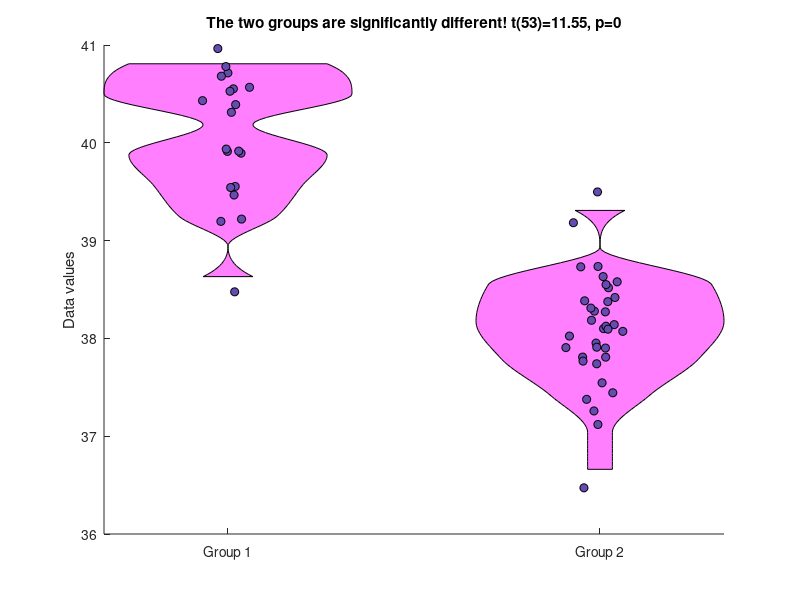

Source code (MATLAB):
%%
%   COURSE: Master statistics and machine learning: intuition, math,code										
%      URL: 
% 
%  SECTION: Introduction
%    VIDEO: Statistics guessing game!
% 
%  TEACHER: Mike X Cohen, sincxpress.com
%

%%% IMPORTANT NOTE FOR OCTAVE USERS
%You need the statistics package installed for this course.
%If you don't have it installed, see https://octave.sourceforge.io/statistics/
pkg load statistics % load Octave stats package


%% this section is for parameters that you can specify

% specify the averages of the two groups
average_group1 = 40;
average_group2 = 38;

% the amount of individual variability (same value for both groups)
standard_deviation = .6;

% sample sizes for each group
samples_group1 = 20;
samples_group2 = 35;

%% You don't need to change the code below here!

% Although you are welcome to if you like ;)


%% this section generates the data (don't need to modify)

% generate the data
data_group{1} = randn(samples_group1,1)*standard_deviation + average_group1;
data_group{2} = randn(samples_group2,1)*standard_deviation + average_group2;

% convenient collection of sample sizes
ns = [ samples_group1 samples_group2 ];

%% this section is for data visualization (don't need to modify)

figure(1), clf, hold on

for groupi=1:2
    
    % get histogram counts
    [y,x] = hist(data_group{groupi},8);
    
    % upsample/interpolate to make the plot look nicer
    y = interp1(y,linspace(1,length(y),100),'pchip');
    x = interp1(x,linspace(1,length(x),100),'pchip');
    y = y./max(y);
    
    % draw the actual patch for the violin plot
    patch([y -y(end:-1:1)]+groupi*3 , [x x(end:-1:1)], 'm','facealpha',.5)
    
    % plot all the data points
    plot(groupi*3+randn(ns(groupi),1)/10,data_group{groupi},'ko','markerfacecolor',[.4 .3 .7])
end

% some graphing niceties
set(gca,'xtick',[3 6],'XTickLabel',{'Group 1';'Group 2'})
ylabel('Data values')

%% this section computes the statistics (don't need to modify)

% 2-group t-test
[h,p,c,stats] = ttest2(data_group{1},data_group{2});

% print the information to the title
sigtxt = {' ',' NOT '};
title([ 'The two groups are' sigtxt{(p>.05)+1} 'significantly different! t(' num2str(stats.df) ')=' num2str(round(stats.tstat*1000)/1000) ', p=' num2str(round(p*10000)/10000) ])

%% done!
